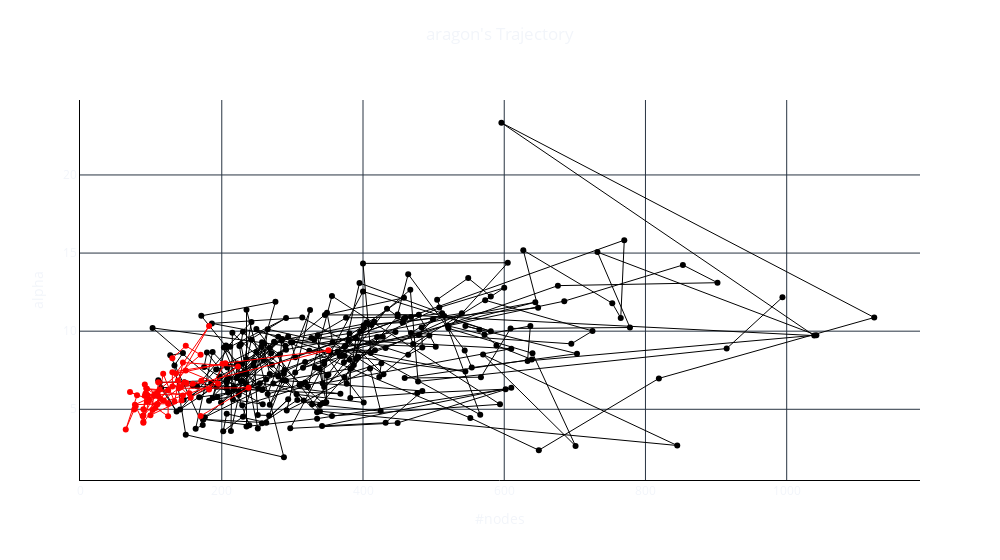

Source (notebook cell):
### Markdown cell above
**Draw diagram to illustrate the trajectory with data points in steady period in green**

### Code cell
fig = go.Figure()

# Add a line trace
fig.add_trace(go.Scatter(x=event_days_data['#nodes'], y=event_days_data['alpha'], mode='lines', name='Line', line=dict(width=1, color='black')))
fig.add_trace(go.Scatter(x=event_days_data['#nodes'], y=event_days_data['alpha'], mode='markers', name='Scatter', line=dict(color='black')))
fig.add_trace(go.Scatter(x=testNetwork['#nodes'], y=testNetwork['alpha'], mode='lines', name='Line',line=dict(width=1,color='red')))
fig.add_trace(go.Scatter(x=testNetwork['#nodes'], y=testNetwork['alpha'], mode='markers', name='Scatter',line=dict(color='red')))

# Customize the layout
fig.update_layout(
    title=dict(
        text=network_name+'\'s Trajectory',  # Set the title here
        x=0.5,  # Center the title horizontally (0.5 means middle)
        y=0.95,  # Adjust the vertical position as needed (0.95 is near the top)
    ),
    xaxis=dict(title='#nodes'),
    yaxis=dict(title='alpha'),
    paper_bgcolor='white',  # Set the background color to white
    plot_bgcolor='white',   # Set the plot area background color to white
    width=1000
    
)

fig.update_xaxes(linecolor='black')
fig.update_yaxes(linecolor='black')
fig.update_traces(showlegend=False)
# Show the plot
fig.show()
fig.write_image(file_path+"alpha"+network_name+"_"+str(window_size)+".png")

### Figure 1 — Plotly figure (JSON) as saved in the notebook; plotly's stock layout.template omitted (floating-point values rounded to 4 significant figures; data arrays with more than 128 entries replaced by an {"elided": "..."} marker saying what was removed)
{"data": [{"line": {"color": "black", "width": 1}, "mode": "lines", "name": "Line", "x": {"elided": "289 int values"}, "y": {"elided": "289 float values"}, "type": "scatter", "showlegend": false}, {"line": {"color": "black"}, "mode": "markers", "name": "Scatter", "x": {"elided": "289 int values"}, "y": {"elided": "289 float values"}, "type": "scatter", "showlegend": false}, {"line": {"color": "red", "width": 1}, "mode": "lines", "name": "Line", "x": [170, 238, 139, 351, 205, 182, 171, 159, 143, 99, 104, 77, 124, 124, 94, 108, 150, 95, 154, 195, 149, 89, 106, 91, 93, 110, 91, 106, 118, 102, 89, 88, 92, 89, 78, 76, 64, 80, 70, 97, 89, 113, 124, 94, 145, 109, 117, 133, 145, 223, 156, 142, 138, 182, 135, 201, 130, 130, 147, 110, 109, 112, 170, 149, 130], "y": [4.574, 6.377, 6.341, 8.782, 7.95, 6.266, 6.82, 6.632, 5.555, 4.624, 5.843, 5.296, 5.36, 4.555, 5.489, 5.316, 6.682, 5.895, 6.021, 6.635, 7.488, 4.604, 5.979, 5.861, 6.337, 5.835, 6.584, 5.077, 5.567, 4.95, 4.996, 4.563, 6.009, 4.179, 5.199, 4.982, 3.704, 5.899, 6.11, 5.615, 4.139, 5.682, 6.211, 6.317, 5.884, 5.326, 7.268, 5.498, 7.993, 7.739, 5.733, 6.411, 6.835, 10.34, 7.286, 7.91, 7.377, 6.463, 6.709, 6.738, 6.04, 6.269, 8.486, 9.059, 8.273], "type": "scatter", "showlegend": false}, {"line": {"color": "red"}, "mode": "markers", "name": "Scatter", "x": [170, 238, 139, 351, 205, 182, 171, 159, 143, 99, 104, 77, 124, 124, 94, 108, 150, 95, 154, 195, 149, 89, 106, 91, 93, 110, 91, 106, 118, 102, 89, 88, 92, 89, 78, 76, 64, 80, 70, 97, 89, 113, 124, 94, 145, 109, 117, 133, 145, 223, 156, 142, 138, 182, 135, 201, 130, 130, 147, 110, 109, 112, 170, 149, 130], "y": [4.574, 6.377, 6.341, 8.782, 7.95, 6.266, 6.82, 6.632, 5.555, 4.624, 5.843, 5.296, 5.36, 4.555, 5.489, 5.316, 6.682, 5.895, 6.021, 6.635, 7.488, 4.604, 5.979, 5.861, 6.337, 5.835, 6.584, 5.077, 5.567, 4.95, 4.996, 4.563, 6.009, 4.179, 5.199, 4.982, 3.704, 5.899, 6.11, 5.615, 4.139, 5.682, 6.211, 6.317, 5.884, 5.326, 7.268, 5.498, 7.993, 7.739, 5.733, 6.411, 6.835, 10.34, 7.286, 7.91, 7.377, 6.463, 6.709, 6.738, 6.04, 6.269, 8.486, 9.059, 8.273], "type": "scatter", "showlegend": false}], "layout": {"title": {"text": "aragon's Trajectory", "x": 0.5, "y": 0.95}, "xaxis": {"title": {"text": "#nodes"}, "linecolor": "black"}, "yaxis": {"title": {"text": "alpha"}, "linecolor": "black"}, "paper_bgcolor": "white", "plot_bgcolor": "white", "width": 1000}}
